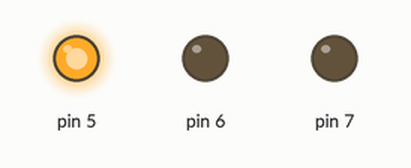
Bench run of a sketch on a simulated Arduino Uno, built with avr-gcc and run on an emulated ATmega328P. Shown: output pins drawn as LEDs (lit = HIGH).

Above: at 2.5 s.
At 7.5 s:
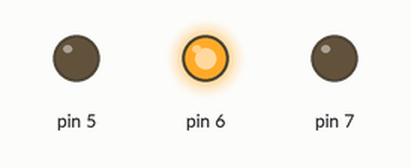
At 12.0 s:
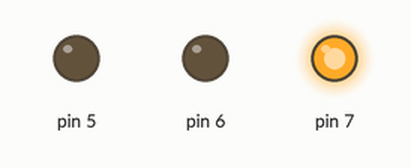
At 16.5 s:
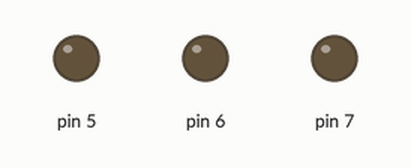
Timing chart, 0 to 26.0 s (numbered marks = the images above):
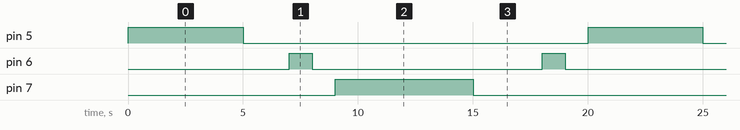

The sketch:

0._TRAFFIC_LIGHT.ino
```cpp
int R=5;
int Y=6;
int G=7;

void setup() {
  pinMode(5,OUTPUT);
  pinMode(6,OUTPUT);
  pinMode(7,OUTPUT);
}

void loop() {
 digitalWrite(5,HIGH);
 delay(5000);
 digitalWrite(5,LOW);
 delay(2000);
 digitalWrite(6,HIGH);
 delay(1000);
 digitalWrite(6,LOW);
 delay(1000);
 digitalWrite(7,HIGH);
 delay(6000);
 digitalWrite(7,LOW);
 delay(3000);
 digitalWrite(6,HIGH);
 delay(1000);
 digitalWrite(6,LOW);
 delay(1000);
}
```

Measured:
- by itself, pin 5: alternates HIGH for 5.0 s and LOW for 15.0 s
- by itself, pin 6: repeats every 20.0 s: LOW 10.0 s, HIGH 1.0 s, LOW 8.0 s, HIGH 1.0 s
- by itself, pin 7: alternates HIGH for 6.0 s and LOW for 14.0 s
